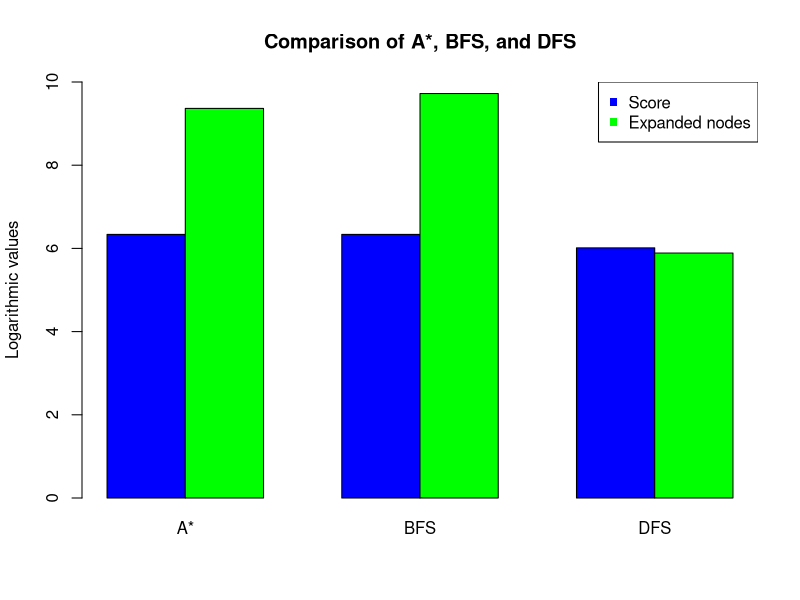

Source code (R):
astar <- c(log(565), log(11674))
bfs <- c(log(565), log(16688))
dfs <- c(log(409), log(361))

colors <- c("blue", "green", "blue", "green", "blue", "green")

barplot(cbind(astar, bfs, dfs), beside = TRUE, names.arg = c("A*", "BFS", "DFS"), col = colors, ylim = c(0,10), main = "Comparison of A*, BFS, and DFS", ylab = "Logarithmic values")
legend("topright", legend = c("Score", "Expanded nodes"), col=c("blue", "green"), pch = c(15,15))

